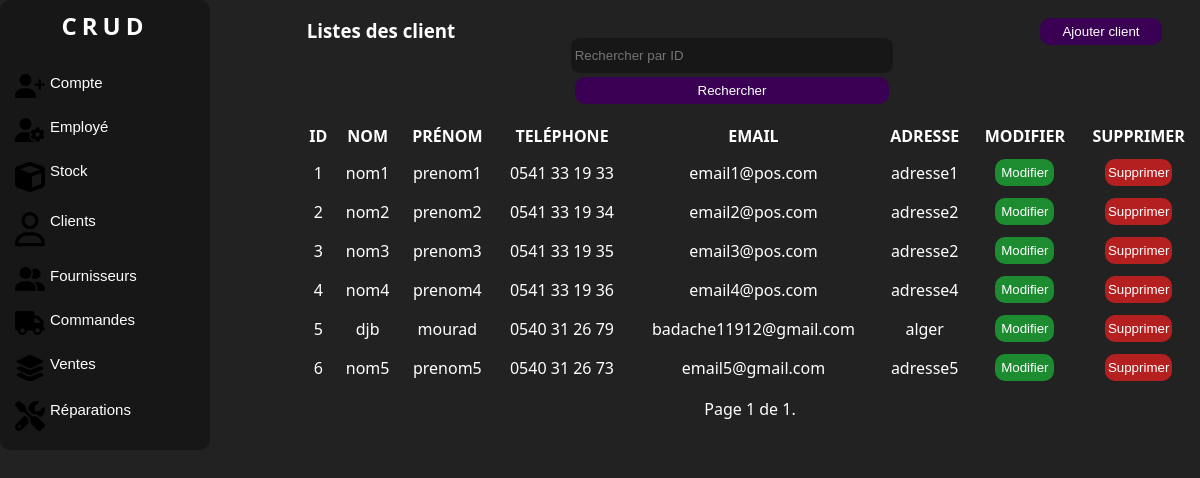
Page /clients/ (signed in) on the earlier database version.
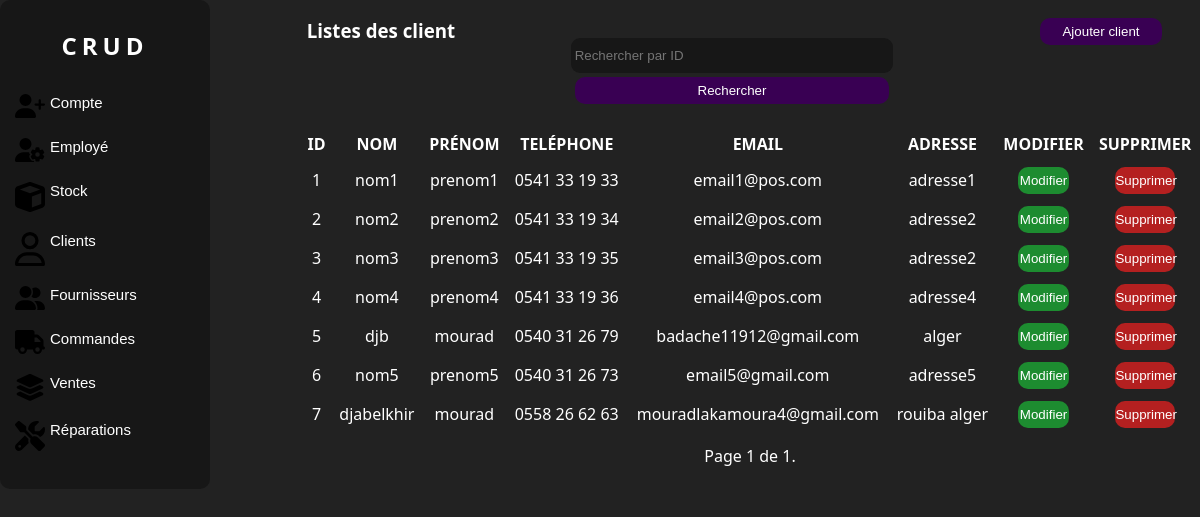
Same page on the later database version.
### manager/models.py (models this page shows, shortened)
class Client(models.Model):
    first_name = models.CharField(max_length=100)
    last_name = models.CharField(max_length=100)
    phone = PhoneNumberField(unique=True,region='DZ')
    email = models.EmailField(unique=True)
    address = models.TextField()

### manager/views.py (the view)
# urls.py: path('clients/', views.ClientListView.as_view(), name='client-list'),
class ClientListView(LoginRequiredMixin, ListView):
    model = Client
    template_name = 'listeclient.html'
    context_object_name = 'clients'
    form_class = FilterForm
    paginate_by = 10
    def get_queryset(self):
        queryset = super().get_queryset()
        query = self.request.GET.get('query')
        if query:
            queryset = queryset.filter(id=query)
        return queryset
    def get_context_data(self, **kwargs):
        context = super().get_context_data(**kwargs)
        context['form'] = FilterForm(self.request.GET)
        return context

### manager/forms.py
class FilterForm(forms.Form):
    query = forms.IntegerField(label='', required=False,
                               widget=forms.TextInput(attrs={'placeholder': 'Rechercher par ID'}))

### manager/templates/listeclient.html (shortened to what this page needs)
{% load static %}
<!DOCTYPE html>
<html lang="en">
<head>
    <link rel="stylesheet" href="{% static 'css/style.css' %}">
    <link rel="stylesheet" href="{% static 'css/accueil.css' %}">
</head>
<body>
<div class="corp">
    <div class="nav">
        <div class="logo">
            <a href="menu.html" class="link"><h2>CRUD</h2></a>
        </div>
        <br>
        <button class="value">
            <a class="link" href="listecompte.html"> Compte </a>
        </button>
        <button class="value">
            <a class="link" href="listeemploye.html">Employé </a>
        </button>
        <button class="value">
            <a class="link" href="listeproduit.html"> Stock </a>
        </button>
        <button class="value">
            <a class="link" href="listeclient.html"> Clients </a>
        </button>
        <button class="value">
            <a class="link" href="listefournisseur.html"> Fournisseurs </a>
        </button>
        <button class="value">
            <a class="link" href="listecommande.html">Commandes </a>
        </button>
        <button class="value">
            <a class="link" href="listevente.html">Ventes </a>
        </button>
        <button class="value">
            <a class="link" href="listereparation.html"> Réparations </a>
        </button>
    </div>
    <div class="liste">
        <div class="c1">
            <div class="colone1"><h3>Listes des client</h3></div>
            <div class="colone1" >
                <form method="GET" action="">
                    {{ form }}
                    <button class="button" type="submit">Rechercher</button>
                </form>
            </div>
            <div class="colone1">
                <button class="button"><a href="{% url 'add-client' %}" class="link">Ajouter client</a></button>
            </div>
        </div>
        <div class="c2">
            {% if clients %}
            <table>
                <thead>
                <tr>
                    <th>Id</th>
                    <th>Nom</th>
                    <th>Prénom</th>
                    <th>Teléphone</th>
                    <th>Email</th>
                    <th>Adresse</th>
                    <th>Modifier</th>
                    <th>Supprimer</th>
                </tr>
                </thead>
                <tbody id="tbody">
                {% for client in clients %}
                <tr>
                    <td>{{ client.id }}</td>
                    <td>{{ client.last_name }}</td>
                    <td>{{ client.first_name }}</td>
                    <td>{{ client.phone }}</td>
                    <td>{{ client.email }}</td>
                    <td>{{ client.address }}</td>
                    <td>
                        <button class="button" id="modifier"
                                onclick="location.href='{% url 'update-client' client.id %}';">Modifier
                        </button>
                    </td>
                    <td>
                        <button class="button" id="supprimer"
                                onclick="location.href='{% url 'delete-client' client.id %}';">Supprimer
                        </button>
                    </td>
                </tr>
                {% endfor %}
                </tbody>
            </table>
            {% else %}
            <p>Pas de clients trouvés.</p>
            {% endif %}
            <div class="pagination">
                <span class="step-links">
                    <span class="current">
                        Page {{ page_obj.number }} de {{ page_obj.paginator.num_pages }}.
                    </span>
                </span>
            </div>
        </div>
    </div>
</div>
</body>
</html>

Differences in the rows shown:
added Client: id "7", last_name "djabelkhir", first_name "mourad", phone "0558 26 62 63", email "mouradlakamoura4@gmail.com", address "rouiba alger"
